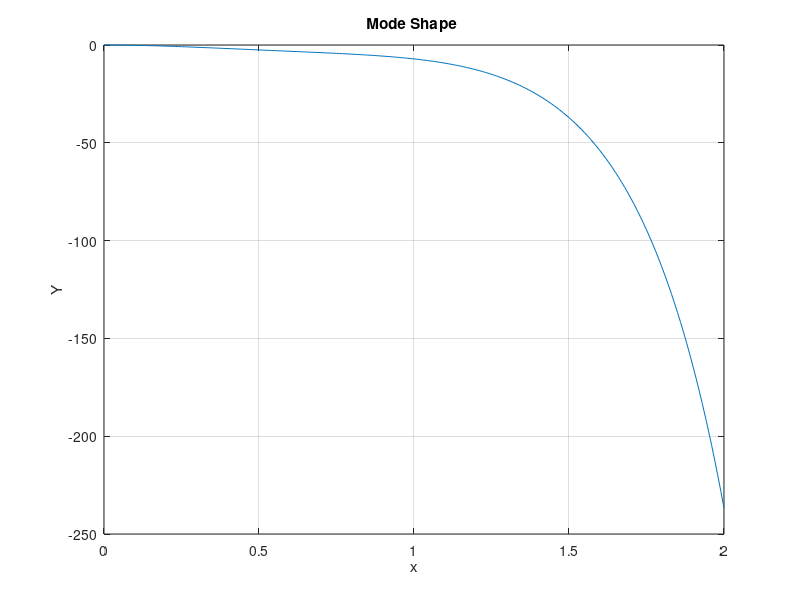
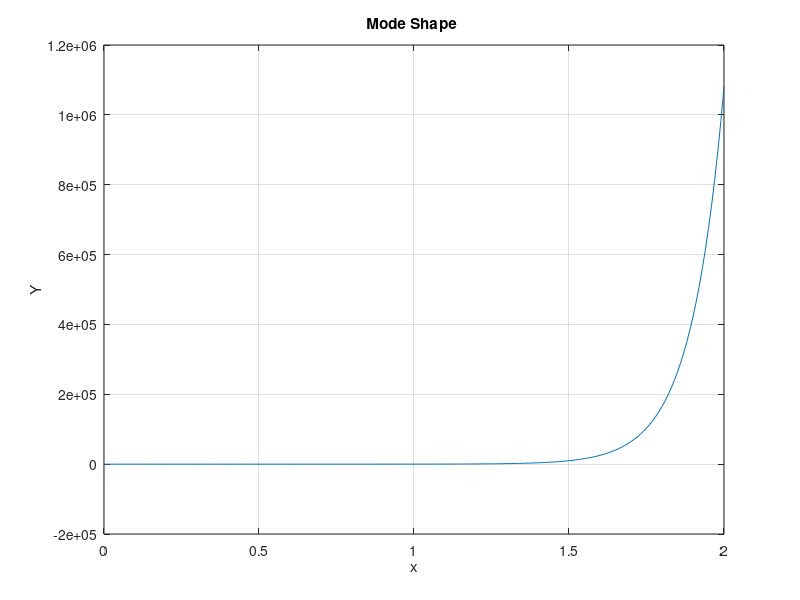
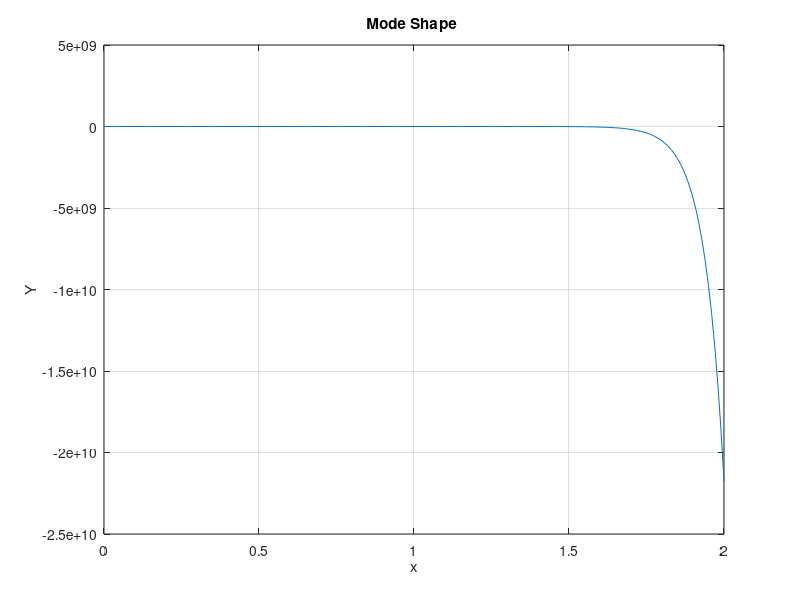
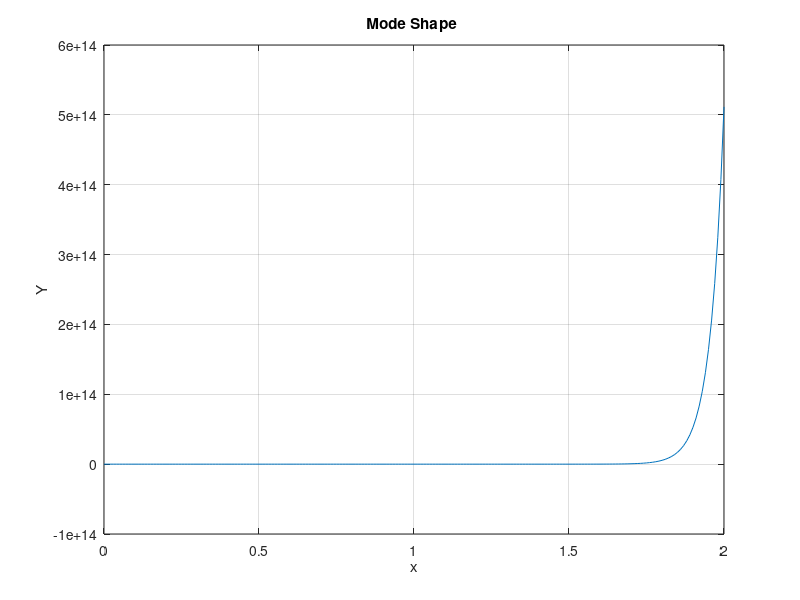

These figures' MATLAB source, in order:
% Luan Cong Doan - Vibration HW2
close all; clear all; clc;
%%
% x = 0:0.1:10.5;
% % m = 14.69/97.4;
% f = 1 + cos(x).*cosh(x) + m.*x.*cos(x).*sinh(x) - m.*x.*cosh(x).*sin(x);
% 
% figure; plot(x,f); grid on;
% xlabel('\beta L'); ylabel('f(\beta L)'); title('Charateristic equation');
% % print('hw2_VB1','-dpng');
%%
%x = 0:0.01:7.5;
 m = 14.69/97.4;
% m = 52.4/97.4;

%fx = 1 + cos(x).*cosh(x) + m.*x.*cos(x).*sinh(x) - m.*x.*cosh(x).*sin(x);
fx = @(x) 1 + cos(x).*cosh(x) + m.*x.*cos(x).*sinh(x) - m.*x.*cosh(x).*sin(x);
s1 = fzero(fx,1.5);
s2 = fzero(fx,4);
s3 = fzero(fx,7);
s4 = fzero(fx,10.2);
% figure; plot(x,fx); grid on;
% xlabel('\beta L'); ylabel('f(\beta L)'); title('Charateristic equation');
% print('hw2_VB1','-dpng');

s = [s1,s2,s3,s4];

for i = 1:4
    w(i) = s(i).^2*0.7;
    frac(i) = -(sinh(s(i)) + sin(s(i)))/(cosh(s(i)) + cos(s(i)));
end

%%
X = 0:0.01:2;
% X = 0:0.01:0.46;
for i = 1:4
    for j = 1:length(X)
    mode(i,j) = (frac(i)*(cosh(s(i)*X(j)/0.46) - cos(s(i)*X(j)/0.46)) + sinh(s(i)*X(j)/0.46) - sin(s(i)*X(j)/0.46));
    end;
    figure; plot(X,mode(i,:)); grid on;
    xlabel('x'); ylabel(['Y_',i]); title(['Mode Shape ',i]);
   
end
% print('hw2_VB_mode','-dpng');

%%
close all; clear all; clc;
x2 = 0:0.1:9;
for i =1:length(x2)
    k1(i) = 0.1508*x2(i); 
    k2(i) = 0.06*x2(i)^3;
    f2(i) = (k1(i)*k2(i)-1)*(cosh(x2(i))*cos(x2(i))) - (k1(i)*k2(i)+1) + (k1(i)+k2(i))*(cosh(x2(i))*sin(x2(i))) - (k1(i)-k2(i))*(sinh(x2(i))*sin(x2(i)));
end

figure; plot(x2,f2); grid on;
xlabel('\beta L'); ylabel('f(\beta L)'); title('Charateristic equation 2');
% print('hw2_VB3','-dpng');
%%
f2x = @(x)(0.1508*x*0.06*x^3-1)*(cosh(x)*cos(x)) - (0.1508*x*0.06*x^3+1) + (0.1508*x+0.06*x^3)*(cosh(x)*sin(x)) - (0.1508*x-0.06*x^3)*(sinh(x)*sin(x));
s21 = fzero(f2x,1.5);
s22 = fzero(f2x,3.2);
s23 = fzero(f2x,6);
s24 = fzero(f2x,9);

s2 = [s21,s22,s23,s24];

%%
for i = 1:4
    w2(i) = s2(i).^2*22.05;
    frac2(i) = -(0.1508*s2(i)*(sinh(s2(i)) - sin(s2(i))) + (cosh(s2(i)) + cos(s2(i))))/(0.1508*s2(i)*(cosh(s2(i)) + cos(s2(i))) + (sinh(s2(i))-sin(s2(i))));
end

%%
X = 0:0.01:0.46;
for i = 1:4
    for j = 1:length(X)
    mode2(i,j) = frac2(i)*(cosh(s2(i)*X(j)/0.46) - cos(s2(i)*X(j)/0.46)) + sinh(s2(i)*X(j)/0.46) - sin(s2(i)*X(j)/0.46);
    end;
    figure; plot(X,mode2(i,:)); grid on;
    xlabel('x'); ylabel(['Y_',i]); title(['Mode Shape 2 ',i]);
   
end
% print('hw2_VB2_mode','-dpng');